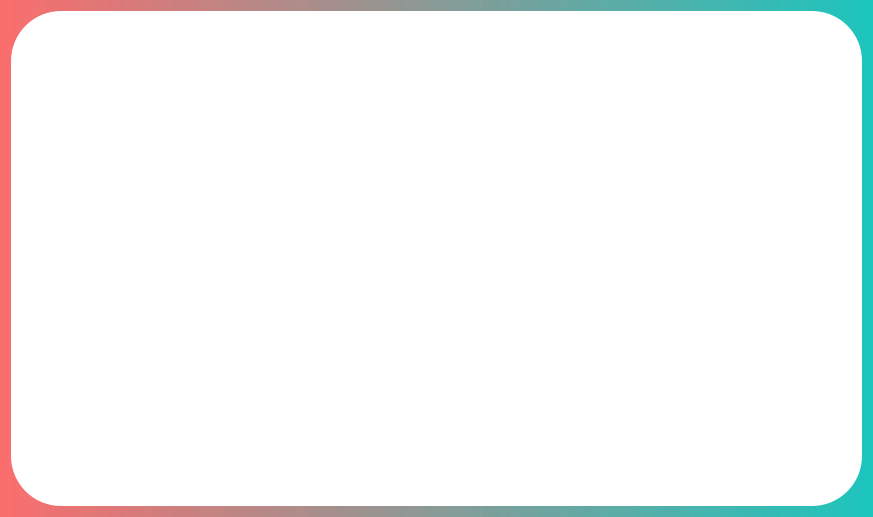
<?xml version="1.0" encoding="UTF-8"?>
<ui version="4.0">
 <class>MyOrder</class>
 <widget class="QWidget" name="MyOrder">
  <property name="geometry">
   <rect>
    <x>0</x>
    <y>0</y>
    <width>873</width>
    <height>517</height>
   </rect>
  </property>
  <property name="windowTitle">
   <string>我的订单</string>
  </property>
  <property name="styleSheet">
   <string notr="true">background-color: qlineargradient(spread:pad, x1:0, y1:0, x2:1, y2:0, stop:0 rgba(251,102,102, 200), stop:1 rgba(20,196,188, 210));</string>
  </property>
  <layout class="QVBoxLayout" name="verticalLayout">
   <item>
    <widget class="QTableWidget" name="flightInfoTable">
     <property name="styleSheet">
      <string notr="true">background-color: rgb(255, 255, 255);
border-radius: 50px;</string>
     </property>
    </widget>
   </item>
  </layout>
 </widget>
 <resources/>
 <connections/>
</ui>
